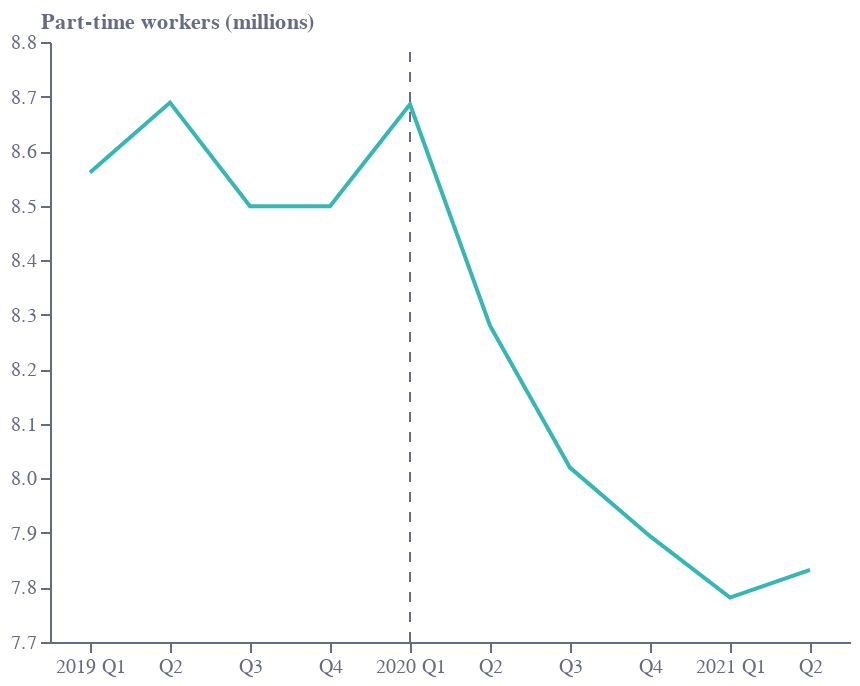

Notebook code for this chart:
### Code cell
base = alt.Chart(f1b).encode(
    x=alt.X(
        "label:N",
        sort=[],
        axis=alt.Axis(
            grid=False,
            titleAlign="right",
            titleAnchor="end",
            title="",
            labelColor=colors["eco-gray"],
            titleColor=colors["eco-gray"],
            tickColor=colors["eco-gray"],
            domainColor=colors["eco-gray"],
            tickCount=10,
            orient="bottom",
            labelAngle=0,
            labelExpr="indexof(datum.value,'Q1')>-1?slice(datum.value,0,4)+' '+slice(datum.value,4):slice(datum.value,4)",
        ),
    )
)
line1 = base.mark_line(color=colors["eco-turquiose"], strokeWidth=2).encode(
    y=alt.Y(
        "part:Q",
        sort=[],
        axis=alt.Axis(
            grid=False,
            title="Part-time workers (millions)",
            titleX=-5,
            titleY=-5,
            titleBaseline="bottom",
            titleAngle=0,
            titleAlign="left",
            labelColor=colors["eco-gray"],
            titleColor=colors["eco-gray"],
            tickColor=colors["eco-gray"],
            domainColor=colors["eco-gray"],
        ),
        scale=alt.Scale(domain=[7.7, 8.8]),
    )
)
axis1 = (
    alt.Chart(pd.DataFrame([{"x": "2020Q1", "y": 7.7}, {"x": "2020Q1", "y": 8.8}]))
    .mark_line(strokeWidth=1, strokeDash=[5, 5], color=colors["eco-gray"])
    .encode(x=alt.X("x:N", sort=[]), y="y:Q")
)
layer1 = (
    ((line1 + axis1).properties(height=300, width=400))
    .configure_view(stroke=None)
    .properties(title="")
)
layer1.save("visualisation/" + f + ".json")
layer1.save("visualisation/" + f + ".png")
open("README.md", "a").write(readme)
layer1

### Figure 1 — Vega-Lite specification as saved in the notebook (floating-point values rounded to 4 significant figures)
{"config": {"view": {"continuousWidth": 400, "continuousHeight": 300, "stroke": null}}, "layer": [{"data": {"name": "data-43cdff0454b140eca68c40cffdc577c5"}, "mark": {"type": "line", "color": "#36B7B4", "strokeWidth": 2}, "encoding": {"x": {"type": "nominal", "axis": {"domainColor": "#676A86", "grid": false, "labelAngle": 0, "labelColor": "#676A86", "labelExpr": "indexof(datum.value,'Q1')>-1?slice(datum.value,0,4)+' '+slice(datum.value,4):slice(datum.value,4)", "orient": "bottom", "tickColor": "#676A86", "tickCount": 10, "title": "", "titleAlign": "right", "titleAnchor": "end", "titleColor": "#676A86"}, "field": "label", "sort": []}, "y": {"type": "quantitative", "axis": {"domainColor": "#676A86", "grid": false, "labelColor": "#676A86", "tickColor": "#676A86", "title": "Part-time workers (millions)", "titleAlign": "left", "titleAngle": 0, "titleBaseline": "bottom", "titleColor": "#676A86", "titleX": -5, "titleY": -5}, "field": "part", "scale": {"domain": [7.7, 8.8]}, "sort": []}}}, {"data": {"name": "data-6bcebfb3c3e982daf4fa8823eca35491"}, "mark": {"type": "line", "color": "#676A86", "strokeDash": [5, 5], "strokeWidth": 1}, "encoding": {"x": {"type": "nominal", "field": "x", "sort": []}, "y": {"type": "quantitative", "field": "y"}}}], "height": 300, "title": "", "width": 400, "$schema": "https://vega.github.io/schema/vega-lite/v4.8.1.json", "datasets": {"data-43cdff0454b140eca68c40cffdc577c5": [{"full": 24.02, "part": 8.561, "year": 2019, "q": 1, "label": "2019Q1"}, {"full": 24.01, "part": 8.689, "year": 2019, "q": 2, "label": "2019Q2"}, {"full": 24.24, "part": 8.499, "year": 2019, "q": 3, "label": "2019Q3"}, {"full": 24.43, "part": 8.499, "year": 2019, "q": 4, "label": "2019Q4"}, {"full": 24.26, "part": 8.686, "year": 2020, "q": 1, "label": "2020Q1"}, {"full": 24.21, "part": 8.28, "year": 2020, "q": 2, "label": "2020Q2"}, {"full": 24.29, "part": 8.02, "year": 2020, "q": 3, "label": "2020Q3"}, {"full": 24.24, "part": 7.894, "year": 2020, "q": 4, "label": "2020Q4"}, {"full": 24.34, "part": 7.781, "year": 2021, "q": 1, "label": "2021Q1"}, {"full": 24.34, "part": 7.832, "year": 2021, "q": 2, "label": "2021Q2"}], "data-6bcebfb3c3e982daf4fa8823eca35491": [{"x": "2020Q1", "y": 7.7}, {"x": "2020Q1", "y": 8.8}]}}
